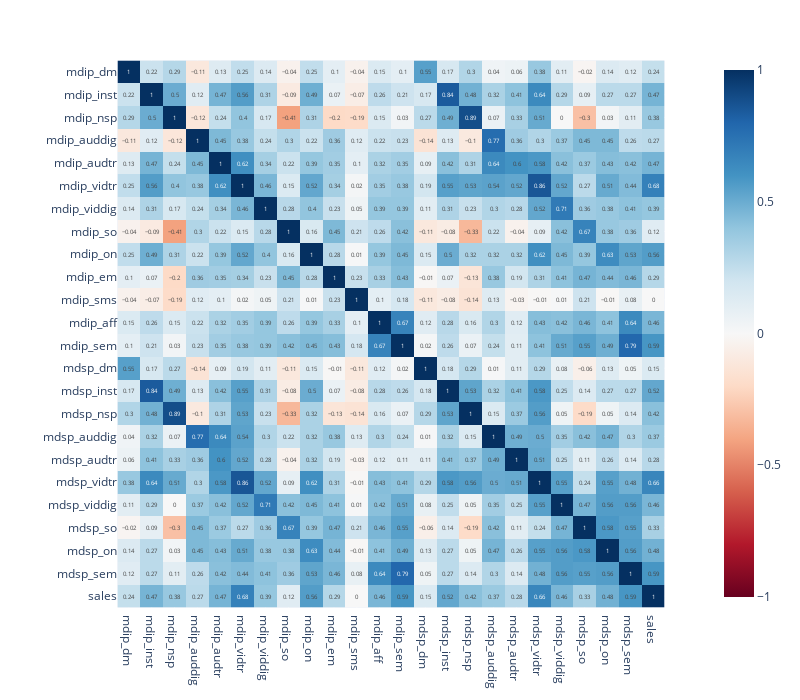

The notebook cell saved with this chart:
### Code cell
feature_correlation_figure = plotly.express.imshow(dataset_dataframe[media_features].corr().round(2), zmin =- 1, zmax = 1,
                text_auto = True, width = 800, height = 700, 
                aspect = None, color_continuous_scale = 'rdbu')
feature_correlation_figure.show()

### Figure 1 — Plotly figure (JSON) as saved in the notebook; plotly's stock layout.template omitted (floating-point values rounded to 4 significant figures; data arrays with more than 128 entries replaced by an {"elided": "..."} marker saying what was removed)
{"data": [{"coloraxis": "coloraxis", "hovertemplate": "x: %{x}<br>y: %{y}<br>color: %{z}<extra></extra>", "name": "0", "texttemplate": "%{z}", "type": "heatmap", "x": ["mdip_dm", "mdip_inst", "mdip_nsp", "mdip_auddig", "mdip_audtr", "mdip_vidtr", "mdip_viddig", "mdip_so", "mdip_on", "mdip_em", "mdip_sms", "mdip_aff", "mdip_sem", "mdsp_dm", "mdsp_inst", "mdsp_nsp", "mdsp_auddig", "mdsp_audtr", "mdsp_vidtr", "mdsp_viddig", "mdsp_so", "mdsp_on", "mdsp_sem", "sales"], "xaxis": "x", "y": ["mdip_dm", "mdip_inst", "mdip_nsp", "mdip_auddig", "mdip_audtr", "mdip_vidtr", "mdip_viddig", "mdip_so", "mdip_on", "mdip_em", "mdip_sms", "mdip_aff", "mdip_sem", "mdsp_dm", "mdsp_inst", "mdsp_nsp", "mdsp_auddig", "mdsp_audtr", "mdsp_vidtr", "mdsp_viddig", "mdsp_so", "mdsp_on", "mdsp_sem", "sales"], "yaxis": "y", "z": {"elided": "24x24 float values"}}], "layout": {"coloraxis": {"cmax": 1, "cmin": -1, "colorscale": [[0, "rgb(103,0,31)"], [0.1, "rgb(178,24,43)"], [0.2, "rgb(214,96,77)"], [0.3, "rgb(244,165,130)"], [0.4, "rgb(253,219,199)"], [0.5, "rgb(247,247,247)"], [0.6, "rgb(209,229,240)"], [0.7, "rgb(146,197,222)"], [0.8, "rgb(67,147,195)"], [0.9, "rgb(33,102,172)"], [1, "rgb(5,48,97)"]]}, "height": 700, "margin": {"t": 60}, "width": 800, "xaxis": {"anchor": "y", "constrain": "domain", "domain": [0, 1], "scaleanchor": "y"}, "yaxis": {"anchor": "x", "autorange": "reversed", "constrain": "domain", "domain": [0, 1]}}}
